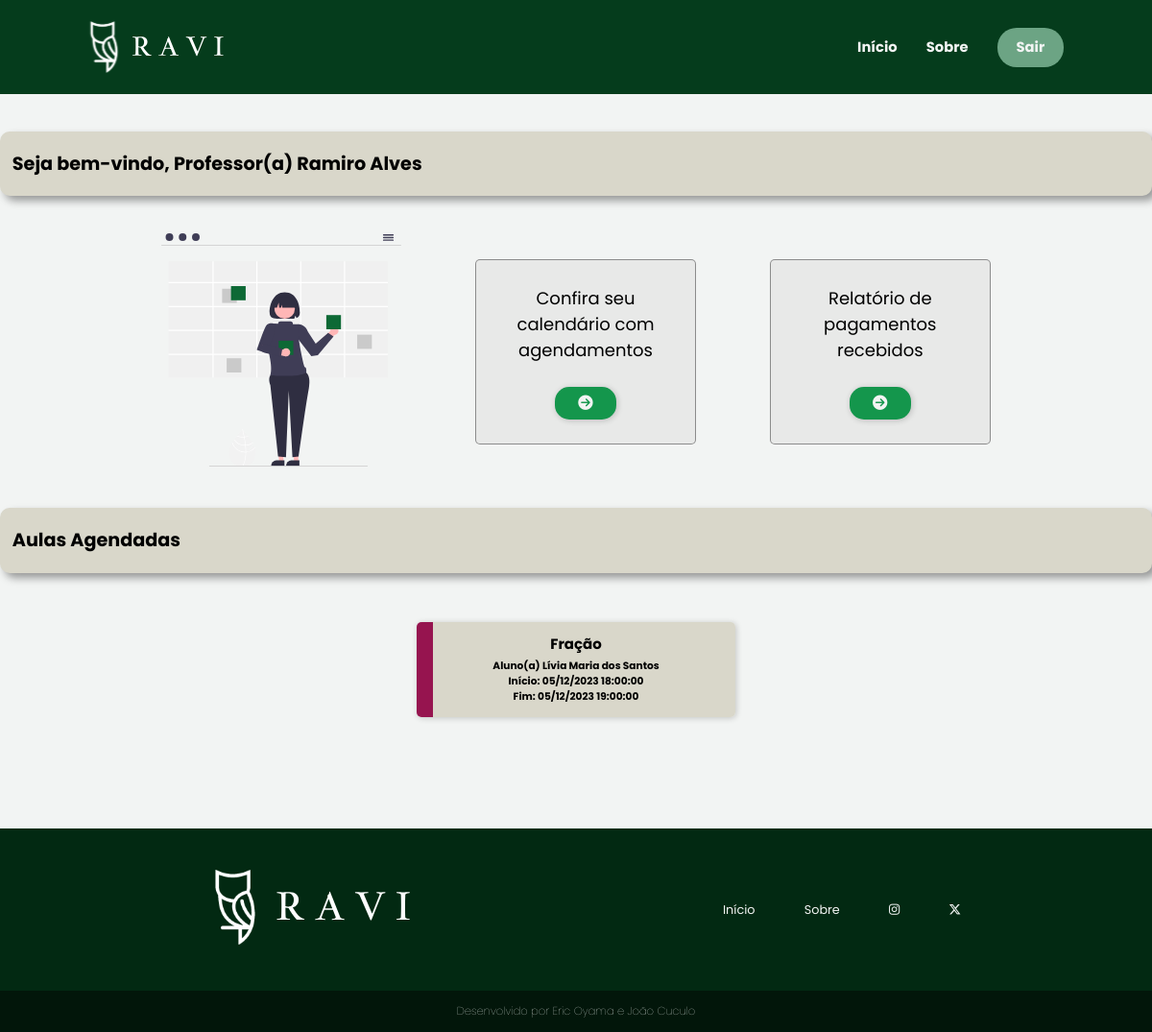
Before: /sistema-professor/professor/principal.php (signed in) with the older database file.
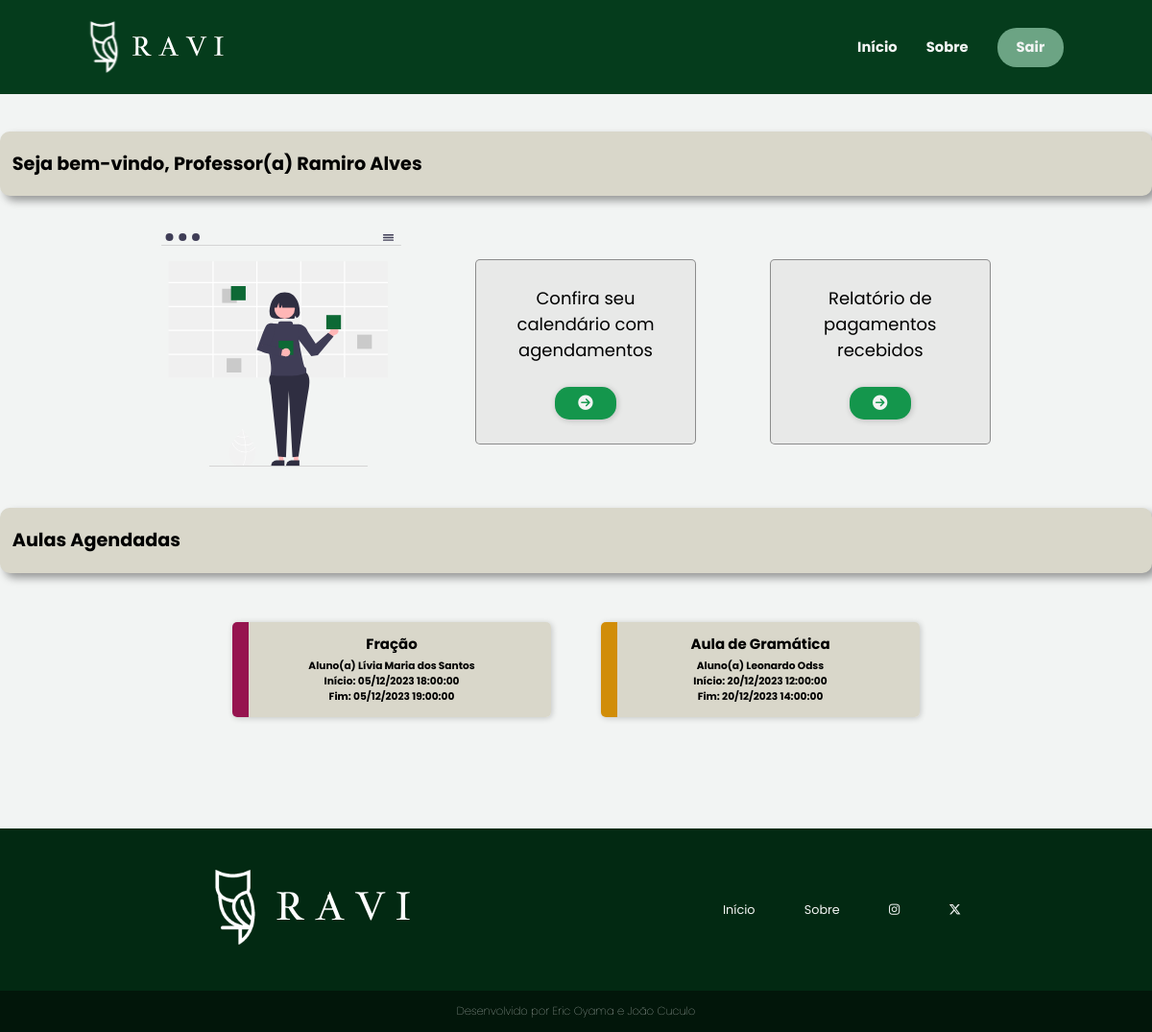
After: the same page with the newer database file.
### tables this page shows
CREATE TABLE `events` (
  `id` int(11) NOT NULL,
  `title` varchar(220) NOT NULL,
  `color` varchar(45) NOT NULL,
  `start` datetime NOT NULL,
  `end` datetime NOT NULL,
  `conteudo` text NOT NULL,
  `formaPag` varchar(20) NOT NULL,
  `aluno_id` int(11) DEFAULT NULL,
  `professor_id` int(11) DEFAULT NULL,
  `valorTotal` int(11) NOT NULL
);

CREATE TABLE `aluno` (
  `id` int(11) NOT NULL,
  `nome` varchar(100) NOT NULL,
  `email` varchar(100) NOT NULL,
  `senha` varchar(255) NOT NULL,
  `dn` date NOT NULL,
  `endereco` varchar(100) NOT NULL,
  `cep` varchar(20) NOT NULL,
  `estado` varchar(100) NOT NULL,
  `cidade` varchar(100) NOT NULL,
  `telefone` varchar(20) NOT NULL,
  `cpf` varchar(20) NOT NULL,
  `rg` varchar(20) NOT NULL,
  `sexo` varchar(10) NOT NULL,
  `dataCad` timestamp NOT NULL DEFAULT current_timestamp(),
  `status` varchar(11) NOT NULL
);

### sistema-professor/professor/principal.php (the view, shortened to what this page needs)
<?php
    require_once('../../conexao.php');
    $sql = "SELECT events.*, aluno.nome
              FROM events
        INNER JOIN aluno ON events.aluno_id = aluno.id
             WHERE professor_id = " . $_SESSION['id'];
    $resultado = mysqli_query($conexao, $sql);
?>
<!DOCTYPE html>
<html lang="pt-br">
<head>
    <link rel="stylesheet" href="../../assets/css/header-footer.css">
    <link rel="stylesheet" href="../../assets/css/principal.css">
</head>
<body>
    <?php require_once("../template-prof/menu2.php") ?>
    <main class="container">
        <div class="bem-vindo">
            <h2>Seja bem-vindo, Professor(a) <?= $_SESSION['nome']; ?></h2>
        </div>
        <section class="prof-agend">
            <div>
                <img src="../../assets/img/undraw_events_re_98ue.svg">
            </div>
            <div class="confira-agend card-border" style="width: 230px; text-align: center;">
                <p>Confira seu calendário com agendamentos</p>
                <a href="agendamento.php?id=<?= $_SESSION['id'] ?>" class="agend-btn"><i class="fa-sharp fa-solid fa-circle-arrow-right"></i></a>
            </div>
            <div class="confira-agend card-border" style="width: 230px; text-align: center;">
                <p>Relatório de pagamentos recebidos</p>
                <a href="relatorio-pagamento.php" class="agend-btn"><i class="fa-sharp fa-solid fa-circle-arrow-right"></i></a>
            </div>
        </section>
        <section>
            <div class="bem-vindo">
                <h2>Aulas Agendadas</h2>
            </div>
            <div class="card-agend">
                <?php while ($linha = mysqli_fetch_array($resultado)) { ?>
                    <?php
                        $inicio = new DateTime($linha['start']);
                        $fim = new DateTime($linha['end']);
                    ?>
                    <a href="agendamento.php?id=<?= $_SESSION['id'] ?>" style="background-image: linear-gradient(to left, #D9D7CA 0, #D9D7CA 95%, <?= $linha['color'] ?> 5%);">
                        <h3><?= $linha['title'] ?></h3>
                        <h5>Aluno(a) <?= $linha['nome'] ?></h5>
                        <h5>Início: <?= $inicio->format('d/m/Y H:i:s') ?></h5>
                        <h5>Fim: <?= $fim->format('d/m/Y H:i:s') ?></h5>
                    </a>
                <?php } ?>
            </div>
        </section>
    </main>
    <?php require_once("../template-prof/rodape1.php") ?>
</body>
</html>

Changed rows visible on the page:
added events: title "Aula de Gramática", aluno.nome "Leonardo Odss", start "20/12/2023 12:00:00", end "20/12/2023 14:00:00"
